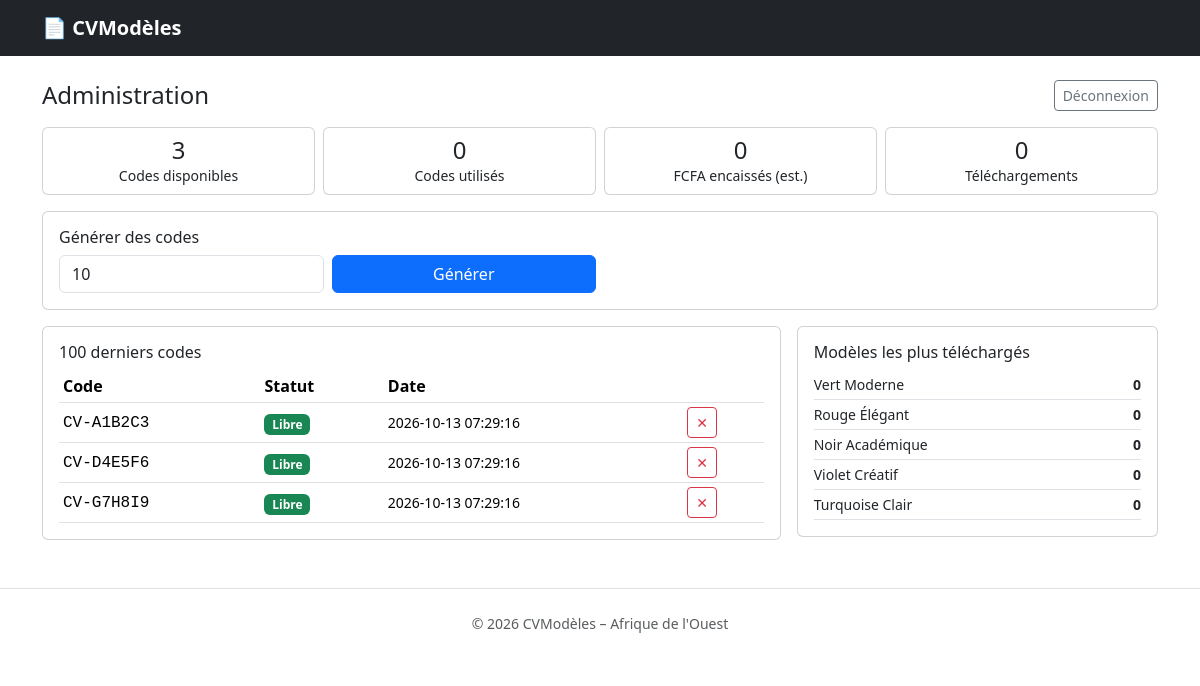
/admin.php (signed in), run on the app's committed database.
### tables this page shows
CREATE TABLE codes (
  code VARCHAR(20) PRIMARY KEY,
  used TINYINT(1) DEFAULT 0,
  used_at DATETIME NULL,
  created_at DATETIME DEFAULT CURRENT_TIMESTAMP
);

CREATE TABLE templates (
  id INT AUTO_INCREMENT PRIMARY KEY,
  name VARCHAR(100) NOT NULL,
  description VARCHAR(255),
  color CHAR(6) NOT NULL,
  file VARCHAR(100) NOT NULL,
  is_premium TINYINT(1) DEFAULT 0,
  downloads INT DEFAULT 0
);

### admin.php (the view, shortened to what this page needs)
<?php require 'config.php';
$csrf = $_SESSION['csrf'];
$err = $info = ''; $new = [];
if (empty($_SESSION['admin'])): ?>
<?php foot(); exit; endif;
$s = db()->query('SELECT COUNT(*) total, SUM(used=0) libres, SUM(used=1) utilises FROM codes')->fetch();
$dl = db()->query('SELECT COALESCE(SUM(downloads),0) FROM templates')->fetchColumn();
$top = db()->query('SELECT name, downloads FROM templates ORDER BY downloads DESC LIMIT 5')->fetchAll();
$codes = db()->query('SELECT * FROM codes ORDER BY created_at DESC, code LIMIT 100')->fetchAll();
?>
<main class="container mt-4">
<div class="d-flex justify-content-between align-items-center mb-3">
<h1 class="h4 mb-0">Administration</h1><a href="?logout=1" class="btn btn-sm btn-outline-secondary">Déconnexion</a></div>
<div class="row g-2 mb-3 text-center">
<div class="col-6 col-md-3"><div class="card p-2"><div class="h4 mb-0"><?= (int)$s['libres'] ?></div><small>Codes disponibles</small></div></div>
<div class="col-6 col-md-3"><div class="card p-2"><div class="h4 mb-0"><?= (int)$s['utilises'] ?></div><small>Codes utilisés</small></div></div>
<div class="col-6 col-md-3"><div class="card p-2"><div class="h4 mb-0"><?= (int)$s['utilises'] * 500 ?></div><small>FCFA encaissés (est.)</small></div></div>
<div class="col-6 col-md-3"><div class="card p-2"><div class="h4 mb-0"><?= (int)$dl ?></div><small>Téléchargements</small></div></div>
</div>
<div class="card mb-3"><div class="card-body">
<h2 class="h6">Générer des codes</h2>
<form method="post" class="row g-2"><input type="hidden" name="csrf" value="<?= $csrf ?>">
<div class="col-6 col-md-3"><input type="number" name="count" class="form-control" value="10" min="1" max="100"></div>
<div class="col-6 col-md-3"><button name="generate" value="1" class="btn btn-primary w-100">Générer</button></div></form>
<?php if ($new): ?>
<textarea id="newcodes" class="form-control mt-3" rows="<?= min(10, count($new)) ?>" readonly><?= e(implode("\n", $new)) ?></textarea>
<button class="btn btn-sm btn-success mt-2" onclick="navigator.clipboard.writeText(document.getElementById('newcodes').value);this.textContent='Copié ✔'">Copier tout</button>
<?php endif; ?></div></div>
<div class="row g-3"><div class="col-lg-8">
<div class="card"><div class="card-body"><h2 class="h6">100 derniers codes</h2>
<div class="table-responsive"><table class="table table-sm align-middle mb-0">
<thead><tr><th>Code</th><th>Statut</th><th>Date</th><th></th></tr></thead><tbody>
<?php foreach ($codes as $c): ?><tr>
<td class="font-monospace"><?= e($c['code']) ?></td>
<td><?= $c['used'] ? '<span class="badge bg-secondary">Utilisé</span>' : '<span class="badge bg-success">Libre</span>' ?></td>
<td class="small"><?= e($c['used'] ? $c['used_at'] : $c['created_at']) ?></td>
<td><?php if (!$c['used']): ?><form method="post" onsubmit="return confirm('Supprimer ce code ?')">
<button class="btn btn-sm btn-outline-danger">✕</button></form><?php endif; ?></td></tr>
<?php endforeach; ?></tbody></table></div></div></div></div>
<div class="col-lg-4"><div class="card"><div class="card-body"><h2 class="h6">Modèles les plus téléchargés</h2>
<?php foreach ($top as $t): ?><div class="d-flex justify-content-between small border-bottom py-1">
<span><?= e($t['name']) ?></span><strong><?= (int)$t['downloads'] ?></strong></div><?php endforeach; ?>
</div></div></div></div>
</main>

### assets/style.css (style rules this page uses)
.card { transition:transform .15s }

### data on the page
codes: code "CV-A1B2C3", used "Libre", created_at "2026-10-13 07:29:16"
codes: code "CV-D4E5F6", used "Libre", created_at "2026-10-13 07:29:16"
codes: code "CV-G7H8I9", used "Libre", created_at "2026-10-13 07:29:16"
templates: name "Vert Moderne", downloads "0"
templates: name "Rouge Élégant", downloads "0"
templates: name "Noir Académique", downloads "0"
templates: name "Violet Créatif", downloads "0"
templates: name "Turquoise Clair", downloads "0"

### other printed values
SITE_NAME "CVModèles"
$s['libres'] "3"
$s['utilises'] "0"
$dl "0"
